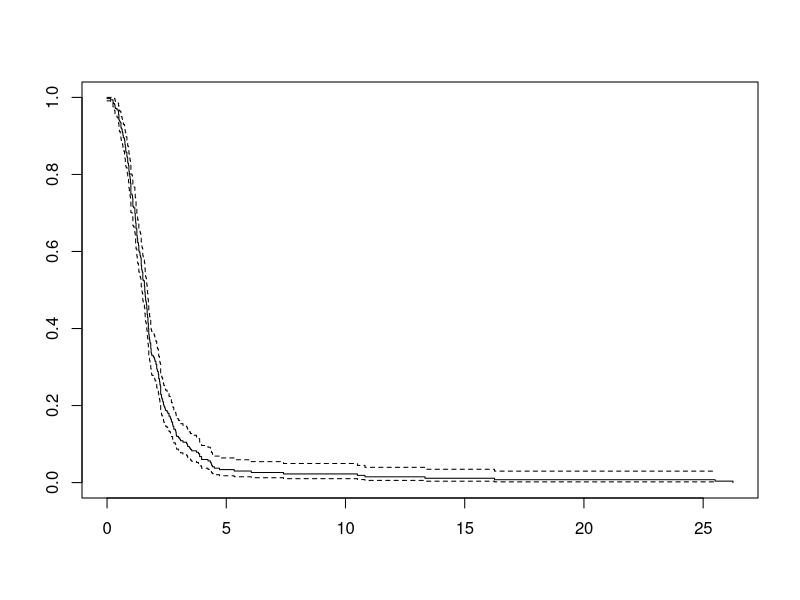

This chart was generated by the following R code:
library(survival)
data <- read.table("kellydat.txt", header = TRUE)

dat.survival <- Surv(data$nctdel, data$fail)
km <- survfit(dat.survival ~ 1)
plot(km)
km2 <- survfit(dat.survival ~ data$black + data$hisp)
